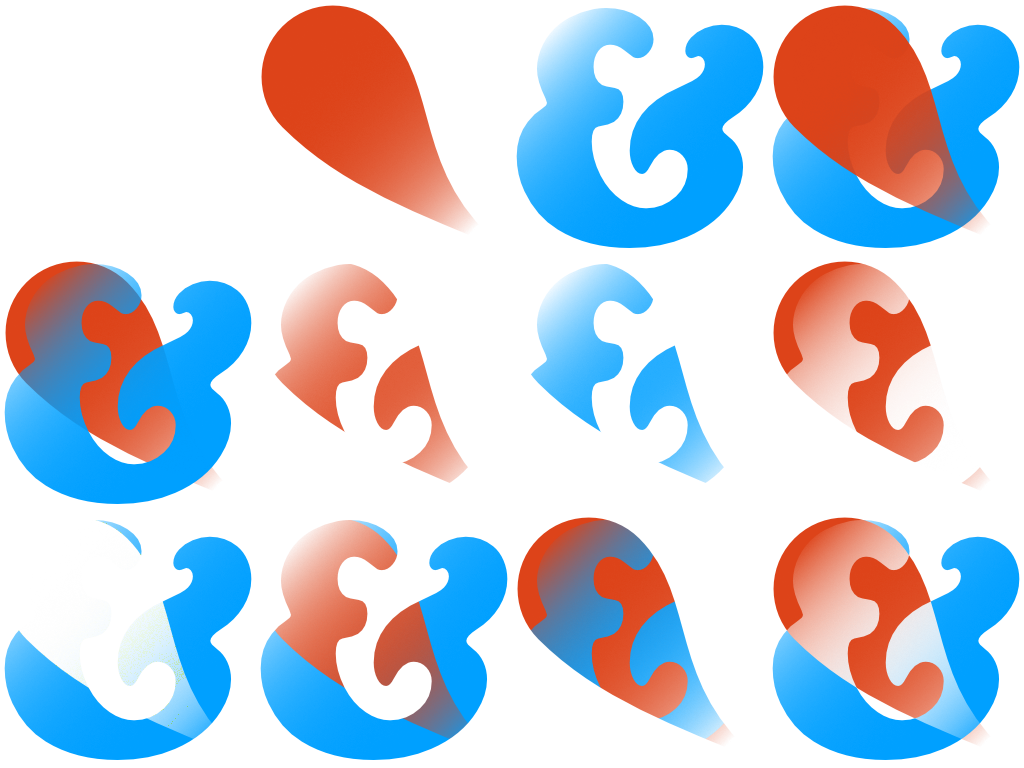
#> input picture libraries/wuss/test/tasks/composite-1.png, 1024 x 768 px
$ python extract_glyphs.py ../libraries/wuss/test/tasks/composite-1.png out.png
#> lines starting #> are read from the running program, lines starting #| are printed output that depends on the picture
#!/usr/bin/env python3
"""extract_glyphs.py -- find unique connected-colour glyph shapes in a
limited-colour PNG and write them out packed into a single grid image.

Background is auto-detected as the most frequent colour. Connected pixel
clusters (8-connected, exact colour match) are found per non-background
colour, small clusters are dropped as noise, and clusters are deduped by
their bounding-box pixel mask (position-independent).
"""

import argparse
import sys
from collections import Counter, deque

from PIL import Image


def find_clusters(pixels, width, height, background, min_pixels):
    visited = bytearray(width * height)
    clusters = []

    for start_y in range(height):
        for start_x in range(width):
            start_idx = start_y * width + start_x
            if visited[start_idx]:
                continue
            colour = pixels[start_idx]
            visited[start_idx] = 1
            if colour == background:
                continue

            coords = []
            queue = deque([(start_x, start_y)])
            while queue:
                x, y = queue.popleft()
                coords.append((x, y))
                for dy in (-1, 0, 1):
                    for dx in (-1, 0, 1):
                        if dx == 0 and dy == 0:
                            continue
                        nx, ny = x + dx, y + dy
                        if not (0 <= nx < width and 0 <= ny < height):
                            continue
                        nidx = ny * width + nx
                        if visited[nidx]:
                            continue
                        if pixels[nidx] != colour:
                            continue
                        visited[nidx] = 1
                        queue.append((nx, ny))

            if len(coords) >= min_pixels:
                clusters.append((colour, coords))

    return clusters


def normalize_mask(coords):
    coords = list(coords)
    min_x = min(x for x, _ in coords)
    min_y = min(y for _, y in coords)

    return frozenset((x - min_x, y - min_y) for x, y in coords)


def cluster_mask(coords):
    min_x = min(x for x, _ in coords)
    min_y = min(y for _, y in coords)
    max_x = max(x for x, _ in coords)
    max_y = max(y for _, y in coords)
    width = max_x - min_x + 1
    height = max_y - min_y + 1
    mask = normalize_mask(coords)

    return mask, width, height


def rotate_mask_90(mask):
    return normalize_mask((-y, x) for x, y in mask)


def mask_orientations(mask):
    orientations = [mask]
    for _ in range(3):
        orientations.append(rotate_mask_90(orientations[-1]))

    return orientations


def dedupe_clusters(clusters):
    seen = {}

    for colour, coords in clusters:
        mask, width, height = cluster_mask(coords)
        already_seen = any((colour, orientation) in seen
                            for orientation in mask_orientations(mask))
        if not already_seen:
            seen[(colour, mask)] = (colour, mask, width, height)

    return list(seen.values())


def pack_grid(glyphs, padding, background):
    cell_w = max(width for _, _, width, _ in glyphs) + padding * 2
    cell_h = max(height for _, _, _, height in glyphs) + padding * 2
    columns = max(1, int(len(glyphs) ** 0.5))
    rows = (len(glyphs) + columns - 1) // columns

    out = Image.new("RGB", (columns * cell_w, rows * cell_h), background)
    out_pixels = out.load()

    for index, (colour, mask, width, height) in enumerate(glyphs):
        col = index % columns
        row = index // columns
        origin_x = col * cell_w + padding
        origin_y = row * cell_h + padding
        for x, y in mask:
            out_pixels[origin_x + x, origin_y + y] = colour

    return out


def main():
    parser = argparse.ArgumentParser(description=__doc__)
    parser.add_argument("input", help="source PNG file")
    parser.add_argument("output", help="destination PNG file")
    parser.add_argument("--min-pixels", type=int, default=3,
                         help="drop clusters smaller than this (default: 3)")
    parser.add_argument("--cell-padding", type=int, default=2,
                         help="padding in pixels around each glyph in the "
                              "output grid (default: 2)")
    args = parser.parse_args()

    image = Image.open(args.input).convert("RGB")
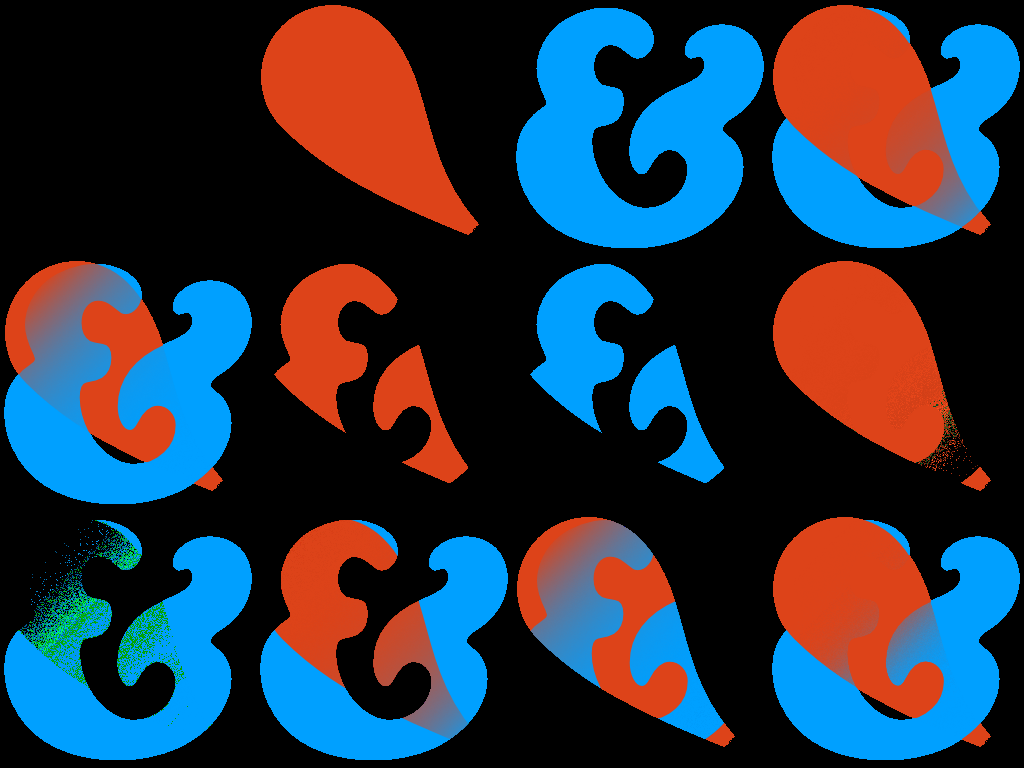
#> image: PIL image 1024x768 RGB; mean R, G, B 43.9, 52.2, 65.8
    width, height = image.size
#> width = 1024; height = 768
    pixels = list(image.getdata())
#> pixels = 786432 items

    background = Counter(pixels).most_common(1)[0][0]
#> background = (0, 0, 0)

    clusters = find_clusters(pixels, width, height, background,
                              args.min_pixels)
#> after the loop in find_clusters, `for start_y in range(height):`: clusters = 5677 items
#> clusters = 5677 items
    if not clusters:
        print("No glyph clusters found.", file=sys.stderr)
        sys.exit(1)

    glyphs = dedupe_clusters(clusters)
#> the loop in dedupe_clusters, `for colour, coords in clusters:` made 5677 passes
#> (colour, max_x in cluster_mask, max_y in cluster_mask, width, height, already_seen) on passes 1 to 3: ((221, 67, 25), 478, 234, 218, 230, False), ((221, 67, 25), 942, 205, 170, 201, False), ((0, 160, 255), 763, 247, 248, 240, False)
    glyphs.sort(key=lambda glyph: len(glyph[1]))
    print(f"{len(clusters)} clusters, {len(glyphs)} unique forms "
          f"(background={background})")
#| 5677 clusters, 4262 unique forms (background=(0, 0, 0))

    out = pack_grid(glyphs, args.cell_padding, background)
#> the loop in pack_grid, `for index, (colour, mask, width, height) in enumerate(glyphs):` made 4262 passes
#> (colour, width, height) on passes 1 to 3: ((220, 66, 25), 2, 2), ((219, 67, 25), 3, 2), ((220, 67, 25), 2, 3)
    out.save(args.output)


if __name__ == "__main__":
    main()
